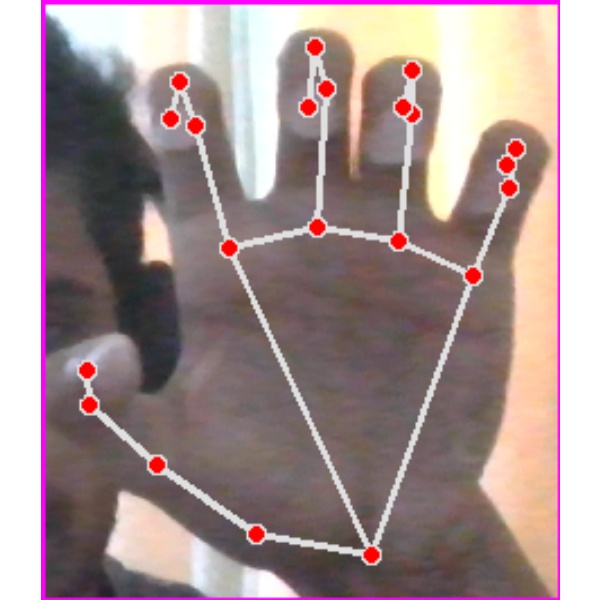
#> input picture Sign language recognition/src/Data/E/Image_1676342902.0339231.jpg, 600 x 600 px; its folder holds only this picture in this run
$ python -i dataprediction.py   (imports and definitions only)
#> lines starting #> are read from the running program, lines starting #| are printed output that depends on the picture
from fastapi import FastAPI
from fastapi.responses import StreamingResponse
from cvzone.HandTrackingModule import HandDetector
from cvzone.ClassificationModule import Classifier
from fastapi.middleware.cors import CORSMiddleware
import cv2
import math
import numpy as np
import threading
import imutils

# [1 line not run here, left out]
lock = threading.Lock()

# [6 lines not run here, left out]

# [1 line that did not run here, left out]
offset = 20
imgSize = 600
# [1 line that did not run here, left out]
labels = ["A", "B", "C", "D", "E", "F", "G", "H", "I", "J", "K", "L", "M", "N", "O", "P", "Q", "R", "S", "T", "U", "V",
          "W", "X", "Y", "Z"]
# [1 line not run here, left out]
label = ""

def detect_objects(frame):
    if frame is None or frame.size == 0:
        return {"Label": "", "Result": None}

    img = cv2.cvtColor(frame, cv2.COLOR_BGR2GRAY)
    img_output = img.copy()
    hands, img = detector.findHands(frame)
    if hands:
        hand = hands[0]
        x, y, w, h = hand['bbox']

        imgWhite = np.ones((imgSize, imgSize, 3), np.uint8) * 255
        imgCrop = img[y - offset:y + h + offset, x - offset:x + w + offset]
        imgCropShape = imgCrop.shape
        aspectRatio = h / w

        if aspectRatio > 1:
            k = imgSize / h
            wCal = math.ceil(k * w)
            imgResize = cv2.resize(imgCrop, (wCal, imgSize))
            imgResizeShape = imgResize.shape
            wGap = math.ceil((imgSize - wCal) / 2)
            imgWhite[:, wGap:wCal + wGap] = imgResize
            prediction, index = classifier.getPrediction(imgWhite, draw=False)

            print(prediction, index)

        else:
            k = imgSize / w
            hCal = math.ceil(k * h)
            imgResize = cv2.resize(imgCrop, (imgSize, hCal))
            imgResizeShape = imgResize.shape
            hGap = math.ceil((imgSize - hCal) / 2)
            imgWhite[hGap:hCal + hGap, :] = imgResize
            prediction, index = classifier.getPrediction(imgWhite, draw=False)
        cv2.putText(img_output, labels[index], (x, y - 20),
                    cv2.FONT_HERSHEY_COMPLEX, 2, (255, 0, 255), 2)
        cv2.rectangle(img_output, (x - offset, y - offset),
                      (x + w + offset, y + h + offset), (255, 0, 255), 4)
        return {"Label": labels[index], "Result": img_output}
    else:
        return {"Label": "", "Result": img_output}

# [39 lines left out: function generate, not called in this run]

# [3 lines that did not run here, left out]

# [3 lines that did not run here, left out]

    # to read from webcam
    # cam_device = 0
    # return StreamingResponse(generate(cam_device=cam_device), media_type="multipart/x-mixed-replace;boundary=frame")

>>> import cv2
>>> picture = cv2.imread('Data/E/Image_1676342902.0339231.jpg')
#> picture is the input picture: shape (600, 600, 3); mean B, G, R 145.7, 145.7, 165.2
>>> result = detect_objects(picture)
#> in detect_objects, `img = cv2.cvtColor(frame, cv2.COLOR_BGR2GRAY)`:
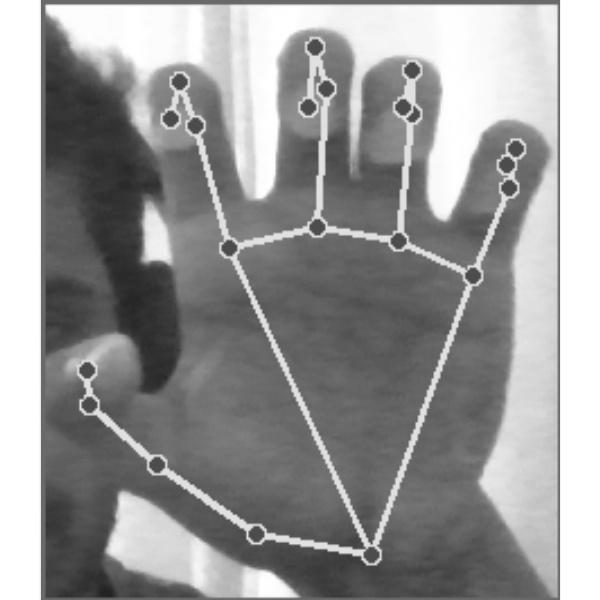
#> img: shape (600, 600); min 34, max 255, mean 151.5
#> (the run stopped early here; a loop or call above may not have finished)

$ run again, on Sign language recognition/src/Data/E/Image_1676342904.3990412.jpg
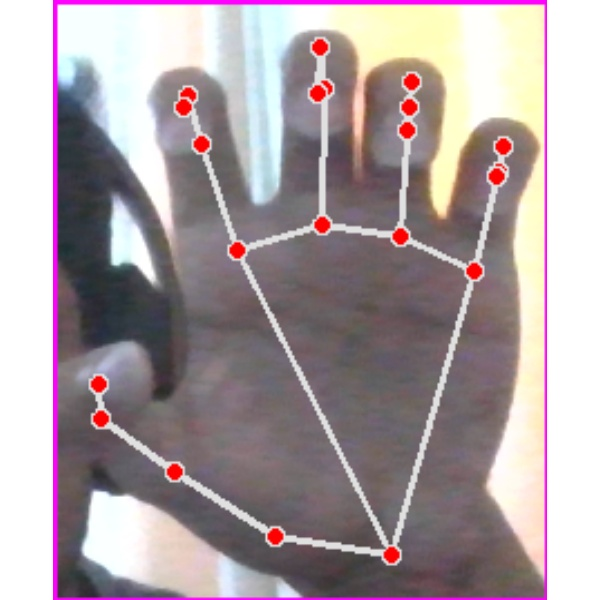
#> input picture Sign language recognition/src/Data/E/Image_1676342904.3990412.jpg, 600 x 600 px
#> picture is the input picture: shape (600, 600, 3); mean B, G, R 162, 158.2, 170.9
#> in detect_objects, `img = cv2.cvtColor(frame, cv2.COLOR_BGR2GRAY)`:
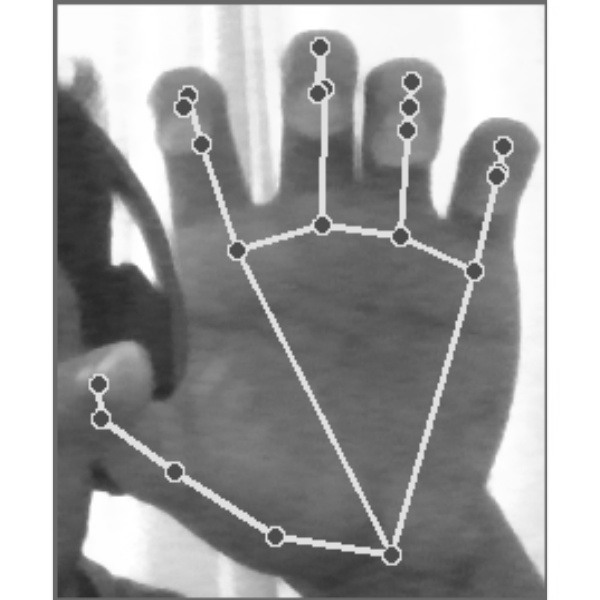
#> img: shape (600, 600); min 40, max 255, mean 162.5
